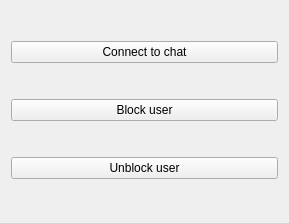
<?xml version="1.0" encoding="UTF-8"?>
<ui version="4.0">
 <class>ChatApplication</class>
 <widget class="QWidget" name="ChatApplication">
  <property name="geometry">
   <rect>
    <x>0</x>
    <y>0</y>
    <width>289</width>
    <height>223</height>
   </rect>
  </property>
  <property name="windowTitle">
   <string>ChatApp</string>
  </property>
  <layout class="QVBoxLayout" name="verticalLayout">
   <item>
    <widget class="QPushButton" name="NewUserButton">
     <property name="text">
      <string>Connect to chat</string>
     </property>
    </widget>
   </item>
   <item>
    <widget class="QPushButton" name="BlockUserButton">
     <property name="text">
      <string>Block user</string>
     </property>
    </widget>
   </item>
   <item>
    <widget class="QPushButton" name="UnblockUserButton">
     <property name="text">
      <string>Unblock user</string>
     </property>
    </widget>
   </item>
  </layout>
 </widget>
 <layoutdefault spacing="6" margin="11"/>
 <resources/>
 <connections/>
</ui>
